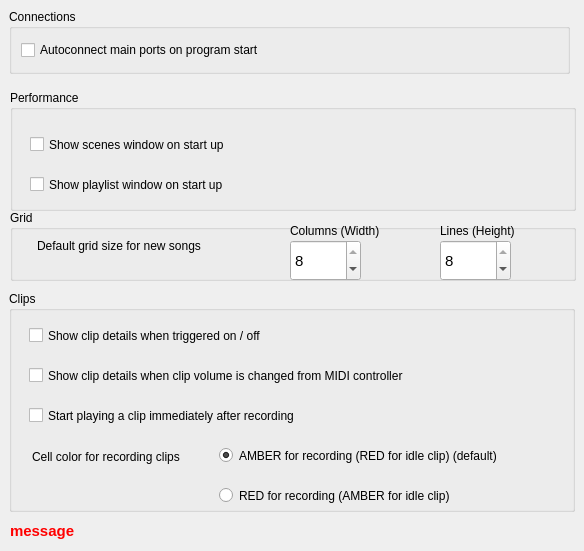
<?xml version="1.0" encoding="UTF-8"?>
<ui version="4.0">
 <class>Dialog</class>
 <widget class="QDialog" name="Dialog">
  <property name="windowModality">
   <enum>Qt::NonModal</enum>
  </property>
  <property name="geometry">
   <rect>
    <x>0</x>
    <y>0</y>
    <width>584</width>
    <height>551</height>
   </rect>
  </property>
  <property name="windowTitle">
   <string>Preferences</string>
  </property>
  <widget class="QGroupBox" name="groupBoxClips">
   <property name="geometry">
    <rect>
     <x>9</x>
     <y>291</y>
     <width>566</width>
     <height>221</height>
    </rect>
   </property>
   <property name="title">
    <string>Clips</string>
   </property>
   <widget class="QCheckBox" name="cBoxShowDetailsWhenTriggered">
    <property name="geometry">
     <rect>
      <x>20</x>
      <y>30</y>
      <width>341</width>
      <height>29</height>
     </rect>
    </property>
    <property name="text">
     <string>Show clip details when triggered on / off</string>
    </property>
   </widget>
   <widget class="QCheckBox" name="cBoxPlayAfterRecord">
    <property name="enabled">
     <bool>true</bool>
    </property>
    <property name="geometry">
     <rect>
      <x>20</x>
      <y>110</y>
      <width>331</width>
      <height>29</height>
     </rect>
    </property>
    <property name="text">
     <string>Start playing a clip immediately after recording</string>
    </property>
   </widget>
   <widget class="QLabel" name="labelRecordingColor">
    <property name="enabled">
     <bool>true</bool>
    </property>
    <property name="geometry">
     <rect>
      <x>23</x>
      <y>145</y>
      <width>191</width>
      <height>41</height>
     </rect>
    </property>
    <property name="sizePolicy">
     <sizepolicy hsizetype="Preferred" vsizetype="Preferred">
      <horstretch>0</horstretch>
      <verstretch>0</verstretch>
     </sizepolicy>
    </property>
    <property name="text">
     <string>Cell color for recording clips</string>
    </property>
   </widget>
   <widget class="QRadioButton" name="rButtonAmberRecColor">
    <property name="enabled">
     <bool>true</bool>
    </property>
    <property name="geometry">
     <rect>
      <x>210</x>
      <y>150</y>
      <width>351</width>
      <height>29</height>
     </rect>
    </property>
    <property name="text">
     <string>AMBER for recording (RED for idle clip) (default)</string>
    </property>
    <property name="checked">
     <bool>true</bool>
    </property>
   </widget>
   <widget class="QRadioButton" name="rButtonRedRecColor">
    <property name="enabled">
     <bool>true</bool>
    </property>
    <property name="geometry">
     <rect>
      <x>210</x>
      <y>190</y>
      <width>351</width>
      <height>29</height>
     </rect>
    </property>
    <property name="text">
     <string>RED for recording (AMBER for idle clip)</string>
    </property>
   </widget>
   <widget class="QCheckBox" name="cBoxShowDetailsWhenVolumeChanged">
    <property name="geometry">
     <rect>
      <x>20</x>
      <y>70</y>
      <width>451</width>
      <height>29</height>
     </rect>
    </property>
    <property name="text">
     <string>Show clip details when clip volume is changed from MIDI controller</string>
    </property>
   </widget>
  </widget>
  <widget class="QGroupBox" name="groupBoxGrid">
   <property name="geometry">
    <rect>
     <x>10</x>
     <y>210</y>
     <width>566</width>
     <height>71</height>
    </rect>
   </property>
   <property name="title">
    <string>Grid</string>
   </property>
   <widget class="QLabel" name="labelDefaultSize">
    <property name="enabled">
     <bool>true</bool>
    </property>
    <property name="geometry">
     <rect>
      <x>27</x>
      <y>20</y>
      <width>201</width>
      <height>31</height>
     </rect>
    </property>
    <property name="text">
     <string>Default grid size for new songs</string>
    </property>
   </widget>
   <widget class="QSpinBox" name="spinRows">
    <property name="enabled">
     <bool>true</bool>
    </property>
    <property name="geometry">
     <rect>
      <x>430</x>
      <y>30</y>
      <width>71</width>
      <height>41</height>
     </rect>
    </property>
    <property name="font">
     <font>
      <pointsize>11</pointsize>
     </font>
    </property>
    <property name="minimum">
     <number>1</number>
    </property>
    <property name="maximum">
     <number>8</number>
    </property>
    <property name="value">
     <number>8</number>
    </property>
   </widget>
   <widget class="QSpinBox" name="spinColumns">
    <property name="enabled">
     <bool>true</bool>
    </property>
    <property name="geometry">
     <rect>
      <x>280</x>
      <y>30</y>
      <width>71</width>
      <height>41</height>
     </rect>
    </property>
    <property name="font">
     <font>
      <pointsize>11</pointsize>
     </font>
    </property>
    <property name="minimum">
     <number>1</number>
    </property>
    <property name="maximum">
     <number>8</number>
    </property>
    <property name="value">
     <number>8</number>
    </property>
   </widget>
   <widget class="QLabel" name="labelHG">
    <property name="geometry">
     <rect>
      <x>430</x>
      <y>10</y>
      <width>101</width>
      <height>21</height>
     </rect>
    </property>
    <property name="text">
     <string>Lines (Height)</string>
    </property>
   </widget>
   <widget class="QLabel" name="labelVG">
    <property name="geometry">
     <rect>
      <x>280</x>
      <y>10</y>
      <width>111</width>
      <height>21</height>
     </rect>
    </property>
    <property name="text">
     <string>Columns (Width)</string>
    </property>
   </widget>
  </widget>
  <widget class="QGroupBox" name="groupBoxConnections">
   <property name="geometry">
    <rect>
     <x>9</x>
     <y>9</y>
     <width>561</width>
     <height>65</height>
    </rect>
   </property>
   <property name="title">
    <string>Connections</string>
   </property>
   <layout class="QVBoxLayout" name="verticalLayout">
    <item>
     <widget class="QCheckBox" name="cBoxAutoconnect">
      <property name="text">
       <string>Autoconnect main ports on program start</string>
      </property>
     </widget>
    </item>
   </layout>
  </widget>
  <widget class="QGroupBox" name="groupBoxPerformance">
   <property name="geometry">
    <rect>
     <x>10</x>
     <y>90</y>
     <width>566</width>
     <height>121</height>
    </rect>
   </property>
   <property name="title">
    <string>Performance</string>
   </property>
   <widget class="QCheckBox" name="cBoxShowScenesManager">
    <property name="geometry">
     <rect>
      <x>20</x>
      <y>40</y>
      <width>431</width>
      <height>29</height>
     </rect>
    </property>
    <property name="text">
     <string>Show scenes window on start up</string>
    </property>
   </widget>
   <widget class="QCheckBox" name="cBoxShowPlaylistManager">
    <property name="geometry">
     <rect>
      <x>20</x>
      <y>80</y>
      <width>481</width>
      <height>29</height>
     </rect>
    </property>
    <property name="text">
     <string>Show playlist window on start up</string>
    </property>
   </widget>
  </widget>
  <widget class="QLabel" name="labelMessage">
   <property name="geometry">
    <rect>
     <x>10</x>
     <y>520</y>
     <width>561</width>
     <height>22</height>
    </rect>
   </property>
   <property name="font">
    <font>
     <pointsize>11</pointsize>
     <weight>75</weight>
     <bold>true</bold>
    </font>
   </property>
   <property name="styleSheet">
    <string notr="true">color: rgb(255, 0, 0);</string>
   </property>
   <property name="text">
    <string>message</string>
   </property>
   <property name="alignment">
    <set>Qt::AlignLeading|Qt::AlignLeft|Qt::AlignVCenter</set>
   </property>
  </widget>
 </widget>
 <resources/>
 <connections/>
</ui>
